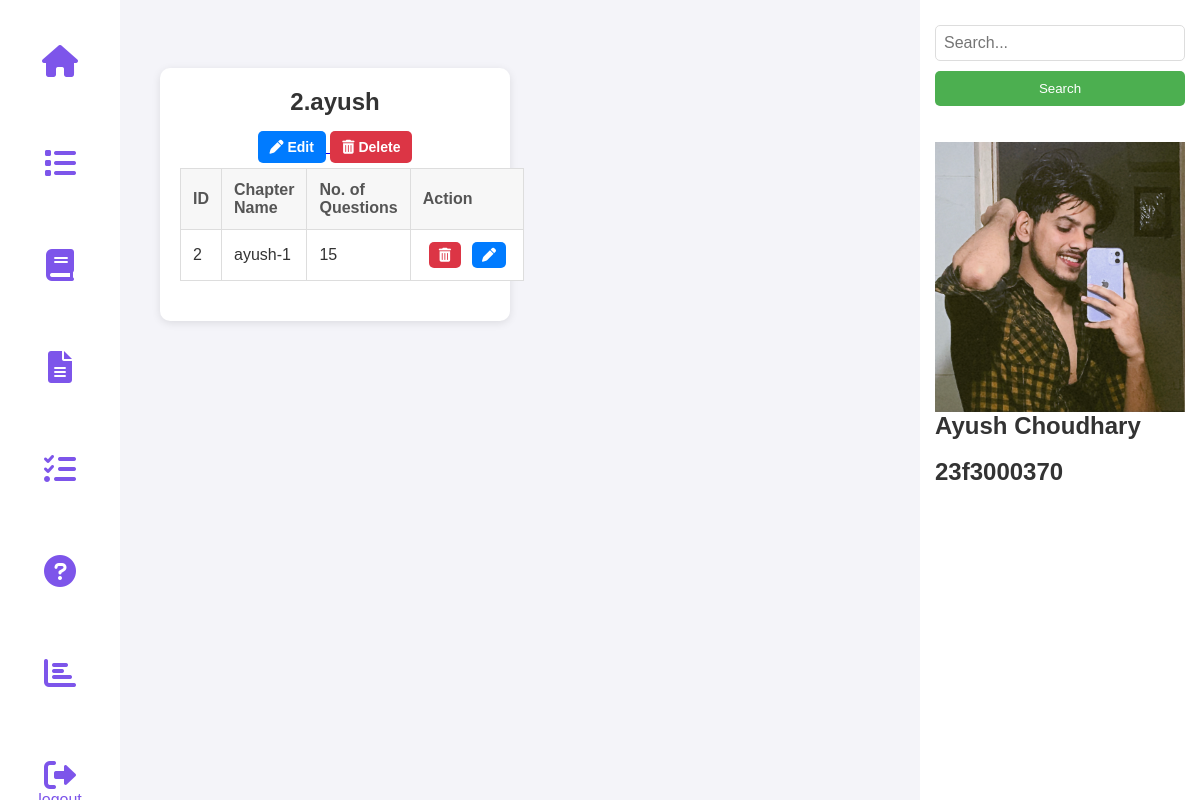
The app's page /admin_dashboard (signed in), older data.
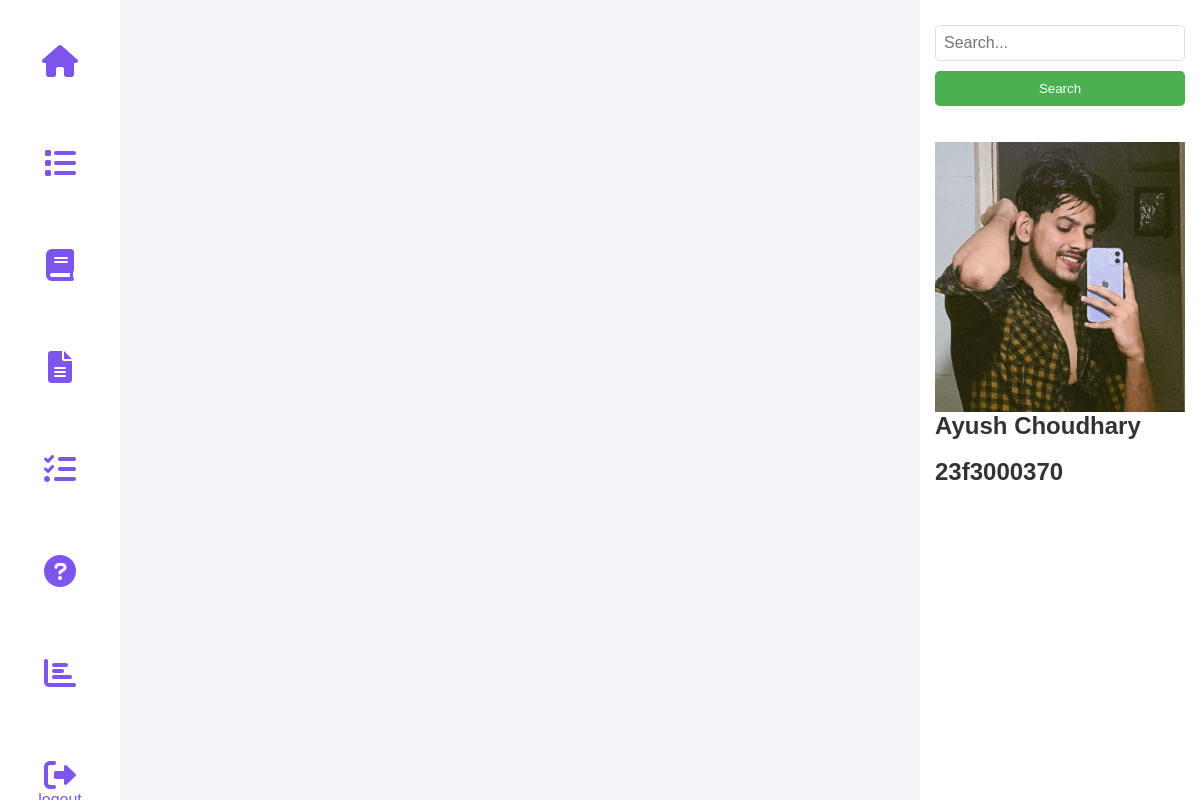
The same page, newer data.
### tables this page shows
CREATE TABLE SUBJECTS(
    id INTEGER PRIMARY KEY AUTOINCREMENT,
    subject_name TEXT NOT NULL
    );

CREATE TABLE CHAPTERS(
    id INTEGER PRIMARY KEY AUTOINCREMENT,
    chapter_name TEXT NOT NULL,
    subject_id INTEGER NOT NULL,
    no_of_question INTEGER NOT NULL,
    FOREIGN KEY(subject_id) REFERENCES SUBJECTS(id) on DELETE CASCADE ON UPDATE CASCADE
    );

### controllers/admin.py (the view)
@admin_bp.route('/admin_dashboard')
def admin_dashboard():
    if 'admin' not in session:
        return redirect(url_for('auth.admin_login'))
    conn = get_db_connection()
    cursor = conn.cursor()
    cursor.execute("SELECT * FROM SUBJECTS")
    subjects = cursor.fetchall()
    cursor.execute("SELECT id, chapter_name, subject_id, no_of_question FROM CHAPTERS")
    chapters = cursor.fetchall()
    conn.close()
    subject_dict = {sub[0]: {"id": sub[0], "name": sub[1], "chapters": []} for sub in subjects}
    for chap in chapters:
        subject_id = chap[2]
        if subject_id in subject_dict:
            subject_dict[subject_id]["chapters"].append({
                "id": chap[0],
                "name": chap[1],
                "no_of_question": chap[3]
            })
    return render_template('admin/admin_dashboard.html', subjects=subject_dict.values())

### models/setup_db.py (called while the page is built)
def get_db_connection():
    try:
        conn = sqlite3.connect(DB_PATH)
        conn.execute("PRAGMA foreign_keys = ON;")
        return conn
    except sqlite3.Error as e:
        print(f"❌ Database connection failed: {e}")
        return None

### templates/admin/admin_dashboard.html (shortened to what this page needs)
<!DOCTYPE html>
<html lang="en">
<head>
  <link rel="stylesheet" href="https://cdnjs.cloudflare.com/ajax/libs/font-awesome/6.0.0/css/all.min.css">
  <link rel="stylesheet" href="{{ url_for('static', filename='admin.css') }}">
</head>
<body>
  <nav class="nav">
    <div class="nav-left">
      <a href="{{ url_for('admin.admin_dashboard') }}"><button class="nav-button"><i
            class="fas fa-home fa-2x"></i></button></a>
      <a href="{{ url_for('admin.view_quiz') }}"><button class="nav-button"><i
            class="fas fa-list fa-2x"></i></button></a>
      <a href="{{ url_for('admin.add_subject') }}"><button class="nav-button"><i
            class="fas fa-book fa-2x"></i></button></a>
      <a href="{{ url_for('admin.add_chapter') }}"><button class="nav-button"><i
            class="fas fa-file-alt fa-2x"></i></button></a>
      <a href="{{ url_for('admin.add_quiz') }}"><button class="nav-button"><i
            class="fas fa-tasks fa-2x"></i></button></a>
      <a href="{{ url_for('admin.add_question') }}"><button class="nav-button"><i
            class="fas fa-question-circle fa-2x"></i></button></a>
      <a href="{{ url_for('admin.admin_summary') }}"><button class="nav-button"><i
            class="fas fa-chart-bar fa-2x"></i></button></a>
      <a href="{{ url_for('auth.logout') }}"><button class="nav-button"><i
            class="fas fa-sign-out-alt fa-2x"></i>logout</button></a>
    </div>
  </nav>
  <nav class="nav2">
    <div class="nav-right">
      <form method="GET" action="{{ url_for('admin.search_admin') }}">
        <input type="text" name="query" class="search-bar" placeholder="Search...">
        <button type="submit" class="search-button">Search</button>
      </form>
      <br><br>
      <img src="{{ url_for('static', filename='ayush.jpeg') }}" alt="Admin Profile" class="profile">
      <h1>Ayush Choudhary</h1>
      <br>
      <h2>23f3000370</h2>
    </div>
  </nav>
  <div class="container2">
    {% for subject in subjects %}
    <div class="quiz-box">
      <h1>{{subject.id}}.{{ subject.name }}</h1>
      <a href="{{ url_for('admin.edit_subject', subject_id=subject.id) }}">
        <button class="edit-btn"><i class="fas fa-pen"></i> Edit</button>
      </a>
      <a href="{{ url_for('admin.delete_subject', subject_id=subject.id) }}" class="delete-button">
        <i class="fas fa-trash-alt"></i> Delete
      </a>
      <table border="1">
        <thead>
          <tr>
            <th>ID</th>
            <th>Chapter Name</th>
            <th>No. of Questions</th>
            <th>Action</th>
          </tr>
        </thead>
        <tbody>
          {% for chapter in subject.chapters %}
          <tr>
            <td>{{ chapter.id }}</td>
            <td>{{ chapter.name }}</td>
            <td>{{ chapter.no_of_question }}</td>
            <td>
              <div class="button-group">
                <br>
                <a href="{{ url_for('admin.delete_chapter', chapter_id=chapter.id) }}" class="delete-button">
                  <i class="fas fa-trash-alt"></i>
                </a>
                <a href="{{ url_for('admin.edit_chapter', chapter_id=chapter.id) }}" class="edit-btn">
                  <i class="fas fa-pen"></i>
                </a>
              </div>
            </td>
          </tr>
          {% else %}
          <tr>
            <td colspan="4">No chapters available</td>
          </tr>
          {% endfor %}
        </tbody>
      </table>
    </div>
    {% endfor %}
  </div>
</body>
</html>

Row changes from the older to the newer data that the page shows:
removed SUBJECTS: id "2", name "ayush"
removed CHAPTERS: id "2", name "ayush-1", no_of_question "15"
